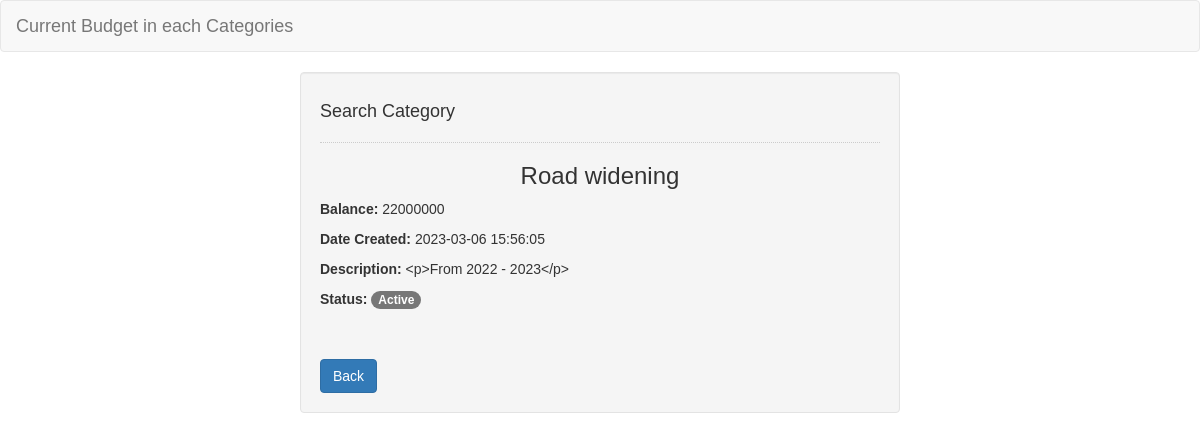
Page /admin/search/get_search.php?id=9 on the committed database.
### tables this page shows
CREATE TABLE `categories` (
  `id` int(30) NOT NULL AUTO_INCREMENT,
  `category` varchar(250) NOT NULL,
  `description` text DEFAULT NULL,
  `status` tinyint(1) NOT NULL DEFAULT 1,
  `balance` float NOT NULL DEFAULT 0,
  `date_created` datetime NOT NULL DEFAULT current_timestamp(),
  `date_updated` datetime DEFAULT NULL ON UPDATE current_timestamp(),
  PRIMARY KEY (`id`)
);

### admin/search/get_search.php (the view, shortened to what this page needs)
<!DOCTYPE html>
<html lang="en">
	<head>
		<link rel="stylesheet" type="text/css" href="css/bootstrap.css"/>
	</head>
<body>
	<nav class="navbar navbar-default">
		<div class="container-fluid">
			<a class="navbar-brand">Current Budget in each Categories</a>
		</div>
	</nav>
	<div class="col-md-3"></div>
	<div class="col-md-6 well">
		<h4>Search Category</h4>
		<hr style="border-top:1px dotted #ccc;"/>
		<?php
			require 'conn.php';
			if(ISSET($_REQUEST['id'])){
				$query = mysqli_query($conn, "SELECT * FROM `categories` WHERE `id` = '$_REQUEST[id]'") or die(mysqli_error());
				$fetch = mysqli_fetch_array($query);
		?>
				<h3 class="text-center"><?php echo $fetch['category']?></h3>
				<p><b>Balance: </b><?php echo nl2br($fetch['balance'])?></p>
				<p><b>Date Created: </b><?php echo nl2br($fetch['date_created'])?></p>
				<p><b>Description: </b><?php echo nl2br($fetch['description'])?></p>
				<?php if($fetch['status'] == 1): ?>
                    <p><b>Status: </b><span class="badge badge-success">Active</span></p>
                        <?php else: ?>
					<p><b>Status: </b><span class="badge badge-danger">Inactive</span></p>
                <?php endif; ?>
		<?php
			}
		?>
		<br/><br/>
		<a href="index.php" class="btn btn-primary">Back</a>
	</div>
</body>
</html>

### rows in the picture
categories: category "Road widening", balance "22000000", date_created "2023-03-06 15:56:05", description "<p>From 2022 - 2023</p>"
